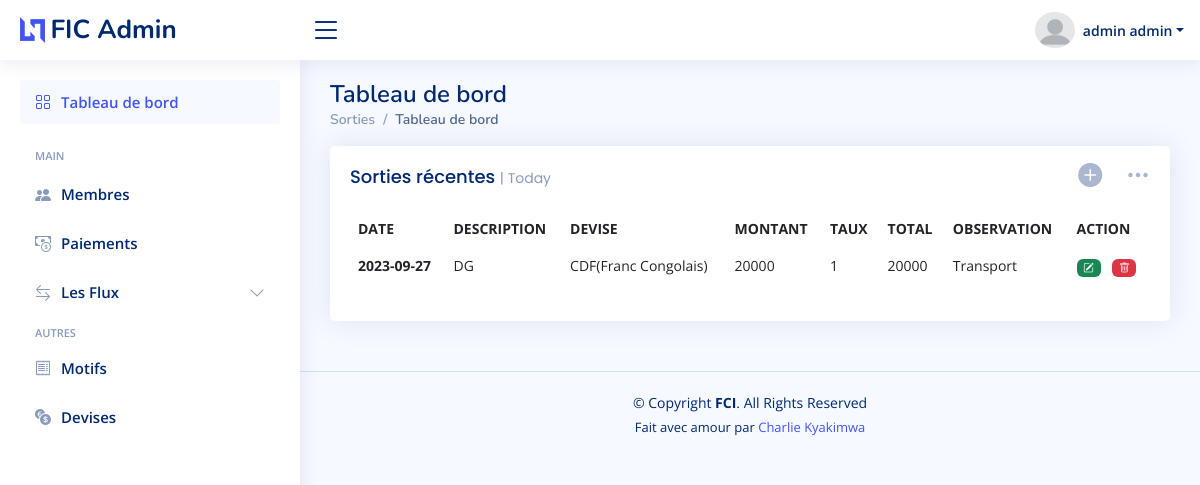
Page /admin/exits.php (signed in) on the committed database.
### tables this page shows
CREATE TABLE `sortie` (
  `ID` int(11) NOT NULL,
  `DATE_SORTIE` date NOT NULL,
  `DESCRIPTION` text NOT NULL,
  `OBSERVATION` text NOT NULL,
  `VISIBLE` int(11) NOT NULL,
  `devise` int(11) DEFAULT NULL,
  `taux` decimal(10,0) DEFAULT NULL,
  `MONTANT` decimal(10,0) DEFAULT NULL
);

CREATE TABLE `devise` (
  `id` int(11) NOT NULL,
  `description` text DEFAULT NULL,
  `taux` decimal(10,0) DEFAULT NULL,
  `visible` int(11) DEFAULT NULL,
  `statuts` int(11) DEFAULT 0
);

### admin/exits.php (called while the page is built, shortened)
<?php require_once 'includes/exits.php' ?>
<?php require('../templates/adminLayout.php') ?>

### Class/sortie.php (called while the page is built, shortened)
<?php
class sortie
{
    public function afficherall()
    {
        $con = new Database();
        $connect = $con->open();
        try {
            $stmt = $connect->prepare("SELECT  sortie.ID as id,sortie.date_sortie as ddate,sortie.DESCRIPTION as description,sortie.devise as iddevise ,devise.description as devise, sortie.MONTANT as montant,sortie.taux as taux,sortie.OBSERVATION as observation,(sortie.MONTANT * sortie.taux) AS total  FROM sortie inner JOIN devise on sortie.devise=devise.id WHERE sortie.VISIBLE=?");
            $stmt->execute([$this->visible = 1]);
            return $stmt->fetchAll();
        } catch (Exception $e) {
            return $e->getMessage();
        }
    }
}

### admin/includes/exits.php (the view, shortened to what this page needs)
<?php
require_once("../Class/sortie.php");
$data = new sortie();
$all = $data->afficherall();
?>
<div class="col-lg-12">
    <div class="row">
        <div class="col-12">
            <div class="card recent-sales overflow-auto">
                <?php
                if ($_SESSION['ROLE'] != 0) {
                ?>
                    <div class="filter">
                        <a class="icon " data-bs-toggle="modal" data-bs-target="#exampleModal"><i class="bi bi-plus-circle-fill h4"></i></a>
                        <a class="icon" href="#" data-bs-toggle="dropdown"><i class="bi bi-three-dots h4"></i></a>
                    </div>
                <?php
                }
                ?>
                <div class="card-body">
                    <h5 class="card-title">Sorties récentes <span>| Today</span></h5>
                    <table class="table table-borderless datatable">
                        <thead>
                            <tr>
                                <th scope="col">DATE</th>
                                <th scope="col">DESCRIPTION</th>
                                <th scope="col">DEVISE</th>
                                <th scope="col">MONTANT</th>
                                <th scope="col">TAUX</th>
                                <th scope="col">TOTAL</th>
                                <th scope="col">OBSERVATION</th>
                                <?php
                                if ($_SESSION['ROLE'] != 0) {
                                ?>
                                    <th scope="col">ACTION</th>
                                <?php
                                }
                                ?>
                            </tr>
                        </thead>
                        <tbody>
                            <?php
                            foreach ($all as $key => $val) { ?>
                                <tr>
                                    <th><?= $val['ddate'] ?></th>
                                    <td><?= $val['description'] ?></td>
                                    <td><?= $val['devise'] ?></td>
                                    <td><?= $val['montant'] ?></td>
                                    <td><?= $val['taux'] ?></td>
                                    <td><?= $val['total'] ?></td>
                                    <td><?= $val['observation'] ?></td>
                                    <?php
                                    if ($_SESSION['ROLE'] != 0) {
                                    ?>
                                        <td>
                                            <a href=" ./upsortie.php?id=<?= $val['id'] ?>">
                                                <span class="badge bg-success ms-0">
                                                    <i class="bi bi-pencil-square fa-lg "></i>
                                                </span>
                                            </a>
                                            <a href="../admin/processing/deletesortie.php?id=<?= $val['id'] ?>">
                                                <span class="badge bg-danger ms-2">
                                                    <i class="bi bi-trash fa-lg "></i>
                                                </span>
                                            </a>
                                        </td>
                                    <?php
                                    }
                                    ?>
                                </tr>
                            <?php
                            }
                            ?>
                        </tbody>
                    </table>
                </div>
            </div>
        </div>
    </div>
</div>

### assets/css/style.css (style rules this page uses)
:root { scroll-behavior: smooth; }
body { font-family: "Open Sans", sans-serif; background: #f6f9ff; color: #444444; }
a { color: #4154f1; text-decoration: none; }
h1, h2, h3, h4, h5, h6 { font-family: "Nunito", sans-serif; }
.card { margin-bottom: 30px; border: none; border-radius: 5px; box-shadow: 0px 0 30px rgba(1, 41, 112, 0.1); }
.card-title { padding: 20px 0 15px 0; font-size: 18px; font-weight: 500; color: #012970; font-family: "Poppins", sans-serif; }
.card-title span { color: #899bbd; font-size: 14px; font-weight: 400; }
.card-body { padding: 0 20px 20px 20px; }
.dashboard .filter { position: absolute; right: 0px; top: 15px; }
.dashboard .filter .icon { color: #aab7cf; padding-right: 20px; padding-bottom: 5px; transition: 0.3s; font-size: 16px; }
.dashboard .recent-sales { font-size: 14px; }
.dashboard .recent-sales .table thead { background: #f6f6fe; }
.dashboard .recent-sales .table thead th { border: 0; }

### rows in the picture
sortie: DATE_SORTIE "2023-09-27", DESCRIPTION "DG", devise.description "CDF(Franc Congolais)", MONTANT "20000", taux "1", total "20000", OBSERVATION "Transport"

### other values in the picture
$_SESSION['POSTNOM'] "admin"
$_SESSION['PRENOM'] "admin"
$pageTitle "Sorties"
